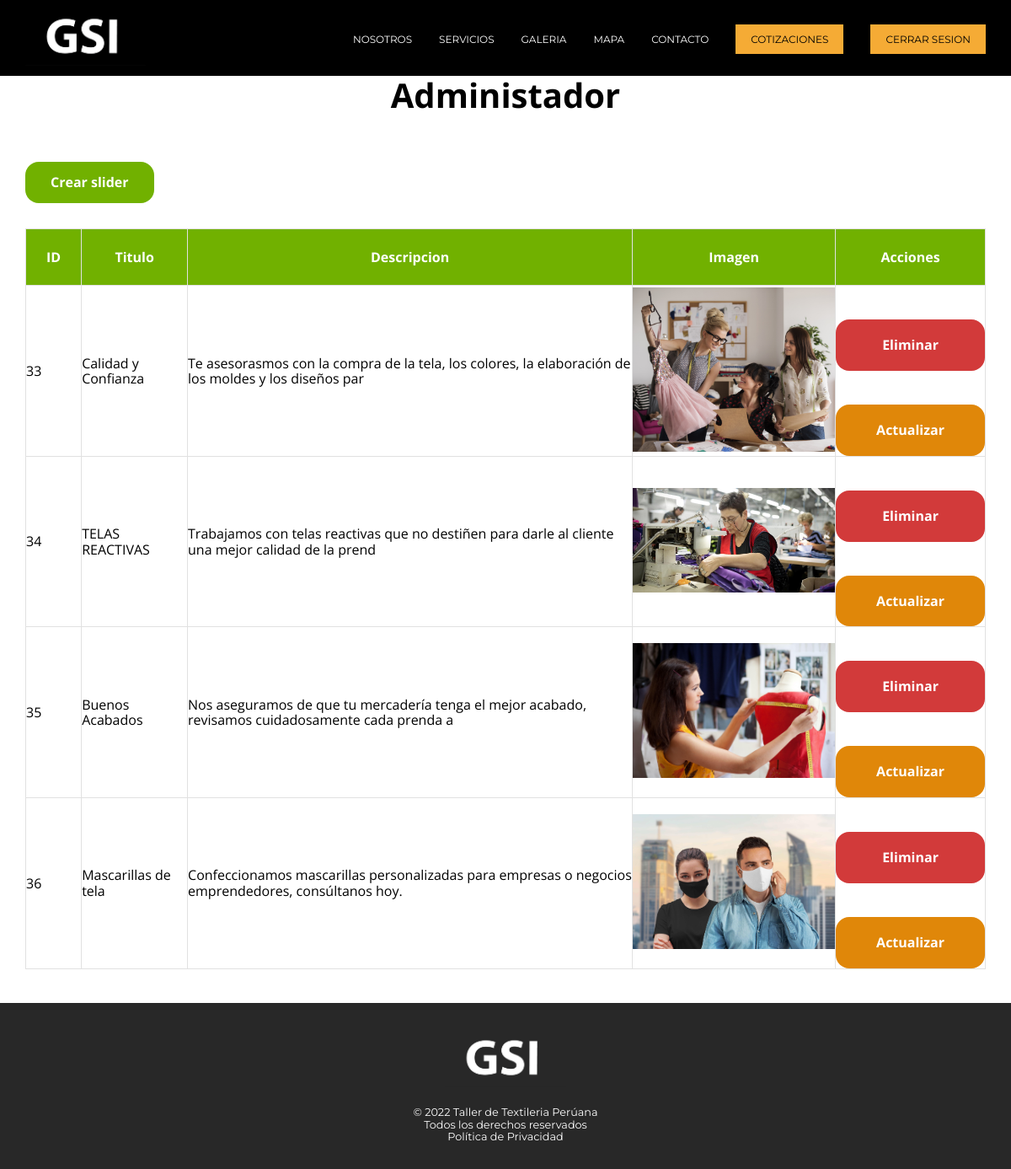
/view/admin/index.php (signed in), run on the app's committed database.
### tables this page shows
CREATE TABLE `slider` (
  `id` int(11) NOT NULL,
  `titulo` varchar(40) NOT NULL,
  `descripcion` varchar(400) NOT NULL,
  `imagen` varchar(200) NOT NULL
);

### view/admin/index.php (the view, shortened to what this page needs)
<?php
$db = conectar();
$query = "SELECT * FROM slider";
$resultado = mysqli_query($db, $query);
include('../../templates/header.php');
?>
<h2 class="admin-h2">Administador</h2>
<main class="contenedor seccion">
        <a href="crear.php" class="boton boton-verde">Crear slider</a>
        <table class="propiedades">
            <thead>
                <tr>
                    <th>ID</th>
                    <th>Titulo</th>
                    <th>Descripcion</th>
                    <th>Imagen</th>
                    <th>Acciones</th>
                </tr>
            </thead>
            <tbody>
                <?php while($slider = mysqli_fetch_assoc($resultado)): ?>
                <tr>
                    <td><?= $slider["id"] ?></td>
                    <td><?= $slider["titulo"] ?></td>
                    <td><?= $slider["descripcion"] ?></td>
                    <td><img src="../../image/<?= $slider["imagen"] ?>" class="imagen-tabla"></td>
                    <td>
                        <form method="post">
                            <button class="boton-rojo-block w-100" type="submit">Eliminar</button>
                        </form>
                        <a href="actualizar.php?id=<?= $slider["id"] ?>" class="boton-amarillo-block">Actualizar</a>
                    </td>
                </tr>
                <?php endwhile;?>
            </tbody>
        </table>
    </main>
<?php require('../../templates/footer.php')?>

### templates/header.php (shortened to what this page needs)
<?php
  $auth = $_SESSION["login"] ?? false;
?>
<!DOCTYPE html>
<html lang="es">
<head>
  <link rel="stylesheet" href="../../build/CSS/swiper.css">
  <link rel="stylesheet" href="../../build/CSS/style.css">
  <link rel="stylesheet" href="../../build/CSS/admin.css">
  <link rel="stylesheet" href="https://cdnjs.cloudflare.com/ajax/libs/font-awesome/6.2.0/css/all.min.css">
</head>
<body>
  <header class="primary-header ">
    <div class="wrap">
      <div class="img">
        <a href="../../index.php"><img src="../../build/img/1718053.png" alt="Logo de pagina" height="70px"></a>
      </div>
      <nav>
        <ul class="primary-navigation" id="primary-navigation" data-visible="false">
          <li>
            <a href="#nosotros" class="header__link">Nosotros</a>
          </li>
          <li>
            <a href="#servicios" class="header__link">Servicios</a>
          <li>
            <a href="#galeria" class="header__link">Galeria</a>
          </li>
          <li>
            <a href="#mapa" class="header__link">Mapa</a>
          </li>
          <li>
            <a href="#contacto" class="header__link">Contacto</a>
          </li>
          <li>
            <a href="#contacto" class="header__link header__link--button">Cotizaciones</a>
          </li>
          <?php if($auth):?>
            <li>
              <a href="../sesion/cerrarSesion.php" class="header__link header__link--button">Cerrar Sesion</a>
            </li>
          <?php endif;?>
        </ul>
      </nav>
    </div>
  </header>

### templates/footer.php (shortened to what this page needs)
 <footer class="footer">
    <div class="footer__image-container">
      <img src="build/img/1718053.png" height="70px" alt="">
    </div>
    <div class="footer__copyright">
      <p>© 2022 Taller de Textileria Perúana<br>
        Todos los derechos reservados <br>
        Política de Privacidad </p>
    </div>
  </footer>
</body>
</html>

### build/CSS/style.css (style rules this page uses)
html { line-height: 1.15; -webkit-text-size-adjust: 100%; }
body { margin: 0; }
main { display: block; }
a { background-color: transparent; }
img { border-style: none; }
button, input, optgroup, select, textarea { font-family: inherit; font-size: 100%; line-height: 1.15; margin: 0; }
button, input { overflow: visible; }
button, select { text-transform: none; }
button, [type=button], [type=reset], [type=submit] { -webkit-appearance: button; }
*, *::after, *::before { margin: 0; padding: 0; box-sizing: border-box; }
html { scroll-behavior: smooth; scroll-padding-top: 100px; }
img { max-width: 100%; }
body { font-family: "Open Sans", sans-serif; }
a { text-decoration: none; }
.primary-header { z-index: 100; position: fixed; width: 100%; top: 0; }
.wrap { height: 90px; margin: 0 30px; display: flex; justify-content: space-between; align-items: center; }
.primary-navigation { display: flex; gap: 2rem; list-style: none; padding: 0; margin: 0; }
.header__link { font-family: Montserrat, sans-serif; text-transform: uppercase; color: #fff; font-size: 0.75rem; line-height: 0.75rem; cursor: pointer; transition: 300ms; }
.header__link--button { background-color: #f5ab35; color: #000; padding: 10px 18px; }
.footer { padding: 30px; background-color: #282828; display: flex; flex-direction: column; justify-content: center; align-items: center; margin-top: auto; }
.footer__image-container { margin-bottom: 20px; }
.footer__copyright { font-family: Montserrat, sans-serif; font-size: 0.8rem; text-align: center; color: #fff; }

### build/CSS/admin.css (style rules this page uses)
.contenedor { width: 95%; max-width: 1200px; margin: 0 auto; }
.seccion { margin-top: 20px; margin-bottom: 2.5rem; }
body { display: flex; flex-direction: column; min-height: 100vh; }
.admin-h2 { margin-top: 90px; margin-bottom: 1rem; font-size: 2.5rem; text-align: center; }
table.propiedades { margin-top: 30px; width: 100%; border-collapse: collapse; }
table.propiedades th, table.propiedades td { border: 1px solid #e1e1e1; }
table.propiedades thead { background-color: #71B100; }
table.propiedades thead th { color: #FFFFFF; padding: 1.5rem; }
table.propiedades .imagen-tabla { max-width: 15rem; max-height: 15rem; margin: 0 auto; object-fit: contain; }
table.propiedades form { margin: 0; padding: 0; }
.boton-amarillo-block { background-color: #E08709; color: #FFFFFF; font-weight: 700; text-decoration: none; padding: 1rem 3rem; text-align: center; margin-top: 2.5rem; display: block; border: none; line-height: 1.8; border-radius: 1rem; }
.boton-verde { background-color: #71B100; color: #FFFFFF; font-weight: 700; text-decoration: none; padding: 10px 30px; text-align: center; margin-top: 20px; display: inline-block; border: none; line-height: 1.8; border-radius: 1rem; }
.boton-rojo-block { background-color: #d23a3a; color: #FFFFFF; font-weight: 700; text-decoration: none; padding: 1rem 3rem; text-align: center; margin-top: 2.5rem; display: block; border: none; line-height: 1.8; border-radius: 1rem; }
.w-100 { width: 100%; }
.primary-header { background-color: black; }

### data on the page
slider: id "33", titulo "Calidad y Confianza", descripcion "Te asesorasmos con la compra de la tela, los colores, la elaboración de los moldes y los diseños par", imagen (picture)
slider: id "34", titulo "TELAS REACTIVAS", descripcion "Trabajamos con telas reactivas que no destiñen para darle al cliente una mejor calidad de la prend", imagen (picture)
slider: id "35", titulo "Buenos Acabados", descripcion "Nos aseguramos de que tu mercadería tenga el mejor acabado, revisamos cuidadosamente cada prenda a", imagen (picture)
slider: id "36", titulo "Mascarillas de tela", descripcion "Confeccionamos mascarillas personalizadas para empresas o negocios emprendedores, consúltanos hoy.", imagen (picture)
